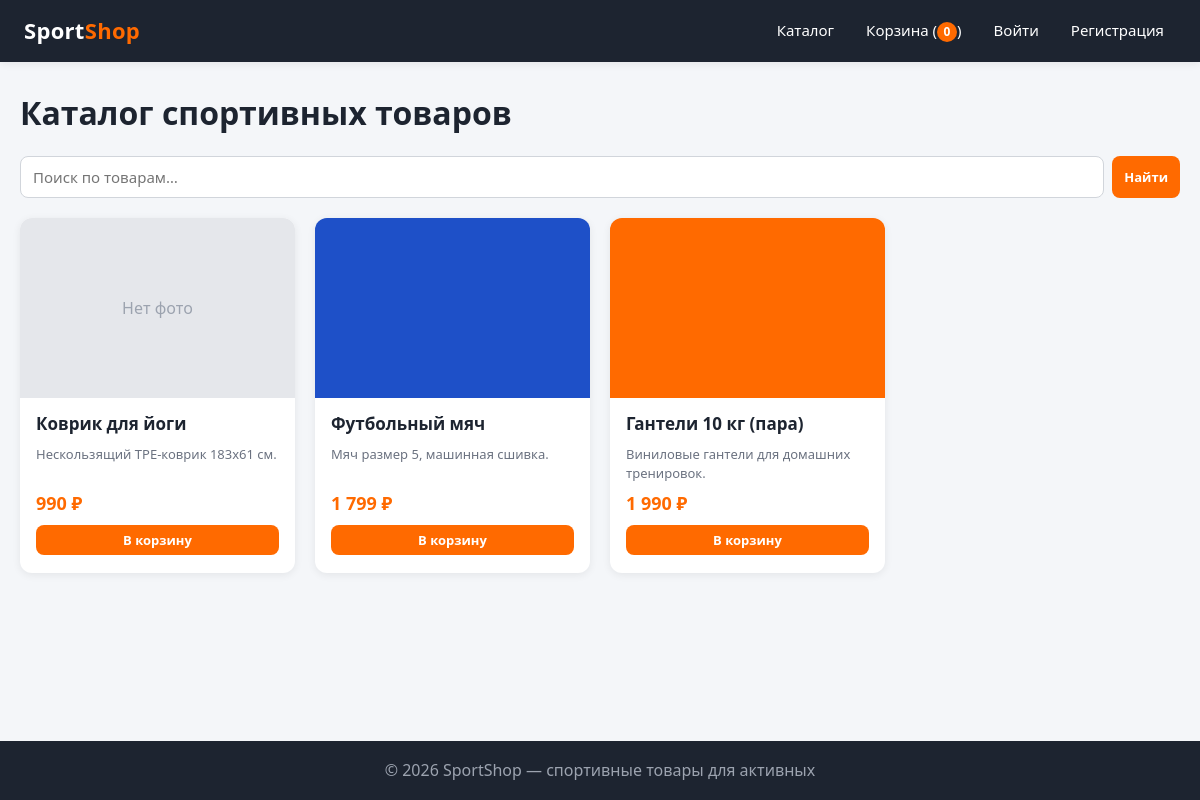
The page / on the database its author committed.
### tables this page shows
CREATE TABLE IF NOT EXISTS products (
    id          INT AUTO_INCREMENT PRIMARY KEY,
    name        VARCHAR(255)        NOT NULL,
    price       DECIMAL(10, 2)      NOT NULL,
    stock       INT                 NOT NULL DEFAULT 0,
    description TEXT                NULL,
    image       VARCHAR(255)        NULL,
    created_at  DATETIME DEFAULT CURRENT_TIMESTAMP,
    updated_at  DATETIME DEFAULT CURRENT_TIMESTAMP ON UPDATE CURRENT_TIMESTAMP,
    INDEX idx_products_name (name)
);

### core/View.php (called while the page is built, shortened)
<?php
class View
{
    public static function render(string $template, array $data = []): string
    {
        $file = APP_ROOT . '/views/' . $template . '.php';
        extract($data, EXTR_SKIP);
        include $file;
        $content = (string)ob_get_clean();
        if ($template !== 'layout' && !empty($data['useLayout'] ?? true) && $template !== '404embed') {
            $content = self::renderRaw('layout', ['pageTitle' => $data['pageTitle'] ?? 'SportShop',
                                                  'content'   => $content] + $data);
        }
        return $content;
    }
    private static function renderRaw(string $template, array $data = []): string
    {
        $file = APP_ROOT . '/views/' . $template . '.php';
        extract($data, EXTR_SKIP);
        include $file;
        return (string)ob_get_clean();
    }
    public static function renderPage(string $template, array $data = []): void
    {
        Response::html(self::render($template, $data));
    }
}

### controllers/PageController.php (called while the page is built, shortened)
<?php
class PageController extends Controller
{
    private ProductModel $products;
    public function __construct()
    {
        $this->products = new ProductModel();
    }
    public function catalog(): void
    {
        $search   = trim((string)$this->request->query('search', ''));
        $products = $this->products->all($search !== '' ? $search : null);
        View::renderPage('index', [
            'pageTitle' => 'SportShop — магазин спортивных товаров',
            'search'    => $search,
            'products'  => $products,
        ]);
    }
}

### public/index.php (called while the page is built, shortened)
<?php
$uri    = parse_url($_SERVER['REQUEST_URI'] ?? '/', PHP_URL_PATH);
$method = $_SERVER['REQUEST_METHOD'] ?? 'GET';
(new Router())->dispatch($method, $uri);

### models/ProductModel.php (called while the page is built, shortened)
<?php
class ProductModel extends BaseModel
{
    private static function serialize(array $row, array $extraImages = []): array
    {
        return [
            'id'          => (int)$row['id'],
            'name'        => $row['name'],
            'price'       => (float)$row['price'],
            'description' => $row['description'] ?? '',
            'image'       => $row['image'],
            'extra_images' => $extraImages,
        ];
    }
    public function all(?string $search = null): array
    {
        $pdo = $this->pdo();
        if ($search !== null && $search !== '') {
            $stmt = $pdo->prepare(
                'SELECT * FROM products
                 WHERE name LIKE :q OR description LIKE :q
                 ORDER BY id DESC'
            );
            $stmt->execute([':q' => '%' . $search . '%']);
        } else {
            $stmt = $pdo->query('SELECT * FROM products ORDER BY id DESC');
        }
        $rows = $stmt->fetchAll();
        $extras = $this->allExtraImages(array_column($rows, 'id'));
        return array_map(
            fn (array $r) => self::serialize($r, $extras[$r['id']] ?? []),
            $rows
        );
    }
    private function allExtraImages(array $ids): array
    {
        $in   = implode(',', array_fill(0, count($ids), '?'));
        $stmt = $this->pdo()->prepare(
            "SELECT product_id, filename FROM product_images
             WHERE product_id IN ($in) ORDER BY sort_order, id"
        );
        $stmt->execute(array_map('intval', $ids));
        $out = [];
        foreach ($stmt->fetchAll() as $r) {
            $out[(int)$r['product_id']][] = $r['filename'];
        }
        return $out;
    }
}

### core/Database.php (called while the page is built)
<?php
class Database
{
    private static ?PDO $pdo = null;
    public static function pdo(): PDO
    {
        if (self::$pdo !== null) {
            return self::$pdo;
        }
        $cfg    = App::config('db');
        $driver = $cfg['driver'] ?? 'mysql';
        try {
            if ($driver === 'sqlite') {
                $dsn = 'sqlite:' . $cfg['sqlite_path'];
                $pdo = new PDO($dsn);
            } else {
                $dsn = sprintf(
                    'mysql:host=%s;port=%s;dbname=%s;charset=%s',
                    $cfg['host'], $cfg['port'], $cfg['dbname'], $cfg['charset']
                );
                $pdo = new PDO($dsn, $cfg['user'], $cfg['password']);
            }
            $pdo->setAttribute(PDO::ATTR_ERRMODE, PDO::ERRMODE_EXCEPTION);
            $pdo->setAttribute(PDO::ATTR_DEFAULT_FETCH_MODE, PDO::FETCH_ASSOC);
            $pdo->setAttribute(PDO::ATTR_EMULATE_PREPARES, false);
            self::$pdo = $pdo;
            return $pdo;
        } catch (PDOException $e) {
            Response::json([
                'detail' => 'Ошибка подключения к базе данных (' . $driver . '): ' . $e->getMessage(),
                'hint'   => 'Проверьте, что OpenServer запущен (MySQL), БД sportshop импортирована '
                          . 'через phpMyAdmin (database/schema.sql), а доступные настройки — в config/config.php.',
            ], 500);
        }
    }
}

### models/BaseModel.php (called while the page is built)
<?php
abstract class BaseModel
{
    protected function pdo(): PDO
    {
        return Database::pdo();
    }
}

### views/index.php (the view, shortened to what this page needs)
<?php
$e = fn ($v) => htmlspecialchars((string)$v, ENT_QUOTES);
?>
<h1 class="page-title">Каталог спортивных товаров</h1>
<form method="get" action="/" class="search-box" style="margin-bottom:20px">
    <input type="text" name="search" placeholder="Поиск по товарам…" value="<?= $e($search ?? '') ?>">
    <button class="btn small" type="submit">Найти</button>
</form>
<div class="grid">
    <?php foreach (($products ?? []) as $p): ?>
    <div class="card">
        <a href="/product/<?= (int)$p['id'] ?>">
            <div class="thumb">
                <?php if ($p['image']): ?>
                    <img src="/images/products/<?= $e($p['image']) ?>" alt="<?= $e($p['name']) ?>">
                <?php else: ?>
                    <span style="color:#9ca3af">Нет фото</span>
                <?php endif; ?>
            </div>
        </a>
        <div class="body">
            <a href="/product/<?= (int)$p['id'] ?>" class="name"><?= $e($p['name']) ?></a>
            <div class="desc"><?= $e(mb_substr((string)($p['description'] ?? ''), 0, 90)) ?></div>
            <div class="price"><?= number_format((float)$p['price'], 0, '', ' ') ?> ₽</div>
            <button class="btn small" data-label="В корзину"
                    data-product='<?= json_encode(["id"=>$p["id"],"name"=>$p["name"],"price"=>$p["price"],"image"=>$p["image"]], JSON_UNESCAPED_UNICODE) ?>'>В корзину</button>
        </div>
    </div>
    <?php endforeach; ?>
</div>

### views/layout.php (shortened to what this page needs)
<?php
$__user = $_SESSION['user'] ?? null;
?>
<!DOCTYPE html>
<html lang="ru">
<head>
    <link rel="stylesheet" href="/style.css">
</head>
<body>
<header>
    <a class="logo" href="/">Sport<span>Shop</span></a>
    <nav>
        <a href="/">Каталог</a>
        <a href="/cart">Корзина (<span class="cart-count">0</span>)</a>
        <?php if ($__user): ?>
            <?php if (in_array($__user['role'] ?? '', ['manager', 'admin'], true)): ?>
                <a href="/admin">Админка</a>
            <?php endif; ?>
            <a href="/account"><?= htmlspecialchars($__user['username'], ENT_QUOTES) ?></a>
            <a href="/logout">Выйти</a>
        <?php else: ?>
            <a href="/login">Войти</a>
            <a href="/register">Регистрация</a>
        <?php endif; ?>
    </nav>
</header>
<main>
<?= $content ?>
</main>
<footer>© 2026 SportShop — спортивные товары для активных</footer>
</body>
</html>

### core/Router.php (shortened to what this page needs)
<?php
class Router
{
    private array $routes = [];
    public function __construct()
    {
        $this->add('GET', '/',                 fn ($p) => (new PageController())->catalog());
    }
    public function add(string $method, string $pattern, callable $handler): void
    {
        $this->routes[$method][] = [$pattern, $handler];
    }
    public function dispatch(string $method, string $uri): void
    {
        $uri  = rtrim(rawurldecode($uri), '/') ?: '/';
        foreach ($this->routes[$method] ?? [] as [$pattern, $handler]) {
            $regex = preg_quote($pattern, '#');
            $regex = preg_replace('#\\\\\{(\w+)\\\\\}#', '(?P<$1>[^/]+)', $regex);
            if (preg_match('#^' . $regex . '$#iu', $uri, $m)) {
                $params = array_filter($m, 'is_string', ARRAY_FILTER_USE_KEY);
                $handler($params);
                return;
            }
        }
    }
}

### core/Response.php (shortened to what this page needs)
<?php
class Response
{
    public static function html(string $content, int $status = 200): void
    {
        echo $content;
        exit;
    }
}

### public/style.css (style rules this page uses)
* { box-sizing: border-box; margin: 0; padding: 0; }
:root { --accent: #ff6a00; --accent-dark: #e05500; --dark: #1d2430; --gray: #6b7280; --bg: #f4f6f9; --card: #ffffff; --border: #e5e7eb; --radius: 12px; --shadow-sm: 0 1px 4px rgba(0,0,0,.06); --shadow-md: 0 2px 8px rgba(0,0,0,.07); --shadow-lg: 0 8px 24px rgba(0,0,0,.12); }
html { scroll-behavior: smooth; }
body { font-family: "Segoe UI", Roboto, Arial, sans-serif; background: var(--bg); color: var(--dark); min-height: 100vh; display: flex; flex-direction: column; line-height: 1.45; }
a { color: inherit; text-decoration: none; }
img { max-width: 100%; display: block; }
header { background: var(--dark); color: #fff; padding: 14px 24px; display: flex; align-items: center; gap: 20px; flex-wrap: wrap; position: sticky; top: 0; z-index: 10; box-shadow: var(--shadow-md); }
header .logo { font-size: 22px; font-weight: 700; letter-spacing: .3px; }
header .logo span { color: var(--accent); }
header nav { display: flex; gap: 8px; margin-left: auto; flex-wrap: wrap; }
header nav a { padding: 6px 12px; border-radius: 8px; transition: background .2s, color .2s; font-size: 15px; }
.cart-count { display: inline-block; min-width: 20px; text-align: center; background: var(--accent); color: #fff; border-radius: 10px; font-size: 12px; font-weight: 700; padding: 1px 6px; vertical-align: middle; }
.search-box { display: flex; gap: 8px; }
.search-box input { padding: 8px 12px; border: none; border-radius: 8px; outline: none; width: 240px; font-size: 15px; }
.btn { display: inline-block; background: var(--accent); color: #fff; border: none; padding: 10px 18px; border-radius: 8px; font-size: 15px; font-family: inherit; font-weight: 600; cursor: pointer; transition: background .2s, transform .1s, box-shadow .2s; text-align: center; }
.btn.small { padding: 6px 12px; font-size: 13px; }
main { flex: 1; width: 100%; max-width: 1200px; margin: 0 auto; padding: 28px 20px; }
h1.page-title { margin-bottom: 20px; }
.grid { display: grid; grid-template-columns: repeat(auto-fill, minmax(240px, 1fr)); gap: 20px; }
.card { background: var(--card); border-radius: var(--radius); overflow: hidden; box-shadow: var(--shadow-md); display: flex; flex-direction: column; transition: transform .15s, box-shadow .15s; }
.card .thumb { height: 180px; background: var(--border); display: flex; align-items: center; justify-content: center; overflow: hidden; }
.card .thumb img { width: 100%; height: 100%; object-fit: cover; transition: transform .25s; }
.card .body { padding: 14px 16px 18px; display: flex; flex-direction: column; gap: 8px; flex: 1; }
.card .name { font-size: 17px; font-weight: 600; }
.card .desc { font-size: 13px; color: var(--gray); flex: 1; }
.card .price { font-size: 18px; font-weight: 700; color: var(--accent); }
input[type=text], input[type=password], input[type=number], input[type=email], input[type=tel], input[type=file], textarea, select { width: 100%; padding: 10px 12px; border: 1px solid #d1d5db; border-radius: 8px; font-size: 15px; font-family: inherit; background: #fff; color: var(--dark); transition: border-color .2s, box-shadow .2s; }
footer { background: var(--dark); color: #9ca3af; text-align: center; padding: 18px; margin-top: 30px; }

### rows shown on the page
products: shows "Нет фото", name "Коврик для йоги", description "Нескользящий TPE-коврик 183x61 см.", price "990"
products: image (picture), name "Футбольный мяч", description "Мяч размер 5, машинная сшивка.", price "1 799"
products: image (picture), name "Гантели 10 кг (пара)", description "Виниловые гантели для домашних тренировок.", price "1 990"
